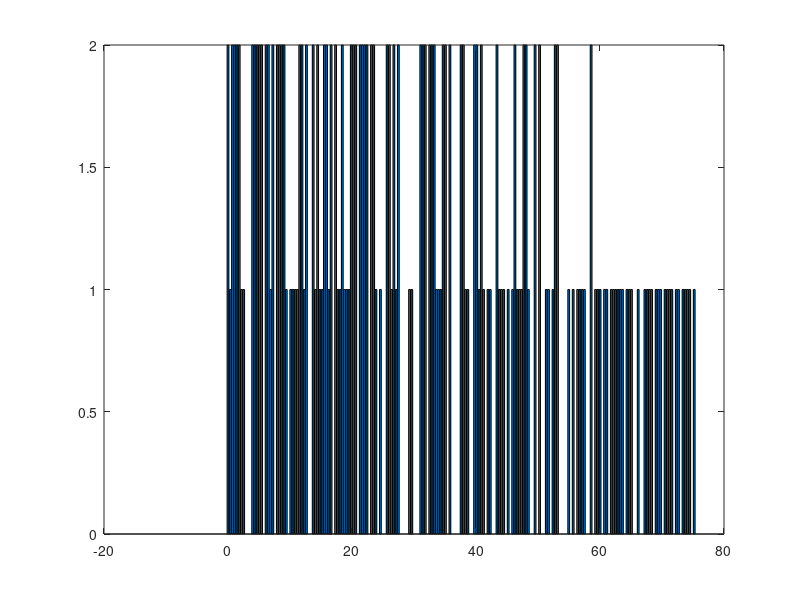
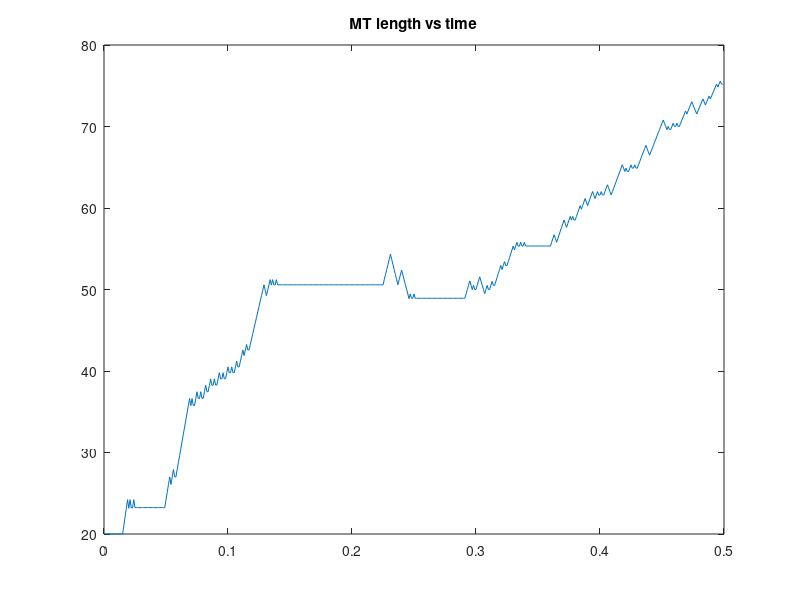
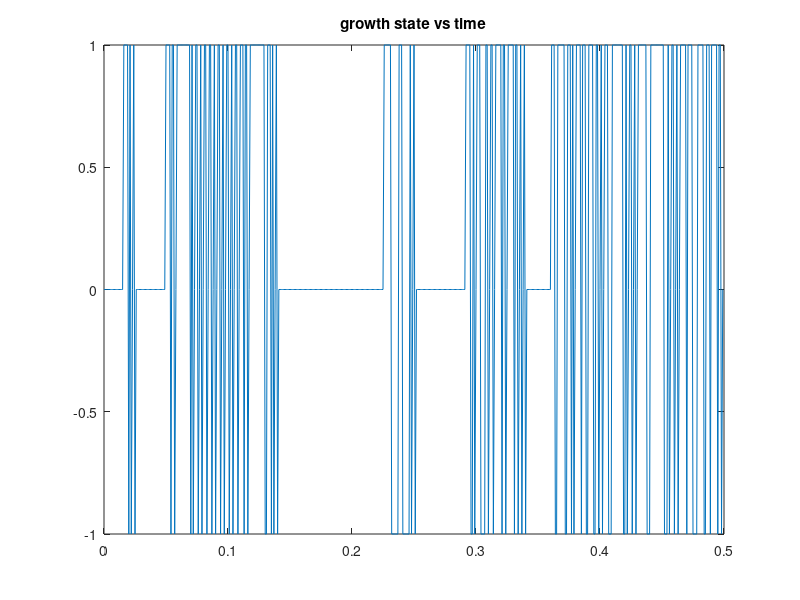
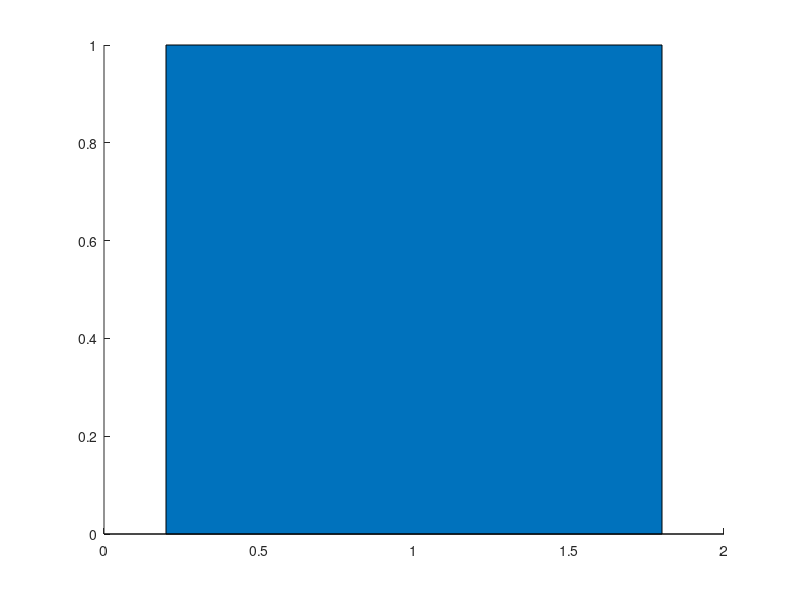

Recreate these plots in MATLAB, in order. (Note: this script raises an error after producing the figures.)
% Tau/mpa6 project coarse grain model
% Last updated: 12/11/23

clear

% Grid parameters
N=500; % Total number of time steps
M=20; % Number of spatial grid points
dt=0.001; % Time step (s)
L=20; % Domain length
dx=L/(M-1); % Grid spacing (conceptualize as 36nm corresponding to length occupied by tau or map6)

% Initialize variables. 
MTgrid=zeros(N,M); % time, distance, Values: 0=empty, 1=tau, 2=map6

t=0:dt:(N-1)*dt;
x=0:dx:L;



growthstate=0; % 0=static,-1=shrinking, 1=growth

MTlength=zeros(numel(t),3);
MTlength(:,1)=t;
MTlength(1,2)=L;
MTlength(1,3)=growthstate;

% Tunable parameters
T0=5.0; %base binding rate for tau
Toff=5.0; %undbinding rate for tau
M0=0.1; %base binding rate for map6
Moff=0.1; %unbinding rate for map6
alphaT=0.0; % cooperativity for tau
alphaM=0.0; %cooperativity for map6
%Tinit=0.5; % initial fraction of binding sites on labile MT segment with tau bound
%Minit=0.5; % initial fraction of binding sites on stable MT segment with map6 bound
fmp=500; % rescue frequency
fpm=300; % catastrophe frequency

if (T0+M0)*dt>1MT
    'on rates too high'
end


for j=1:N-1 %loop over time

 
    
    % enforce tau and map cooperativity
    taunext=0;
    mapnext=0;
    if(MTgrid(j,2)==1)
        taunext=taunext+1;
    elseif(MTgrid(j,2)==2)
        mapnext=mapnext+1;
    end

    Toffeff=Toff-alphaT*Toff*taunext;
    Moffeff=Moff-alphaM*Moff*mapnext;

    % Update occupancy for i=1

    if(MTgrid(j,1)==0) % site un-occupied
        if rand<T0*dt % chance for tau binding
            MTgrid(j+1,1)=1; 
        elseif T0*dt<rand<(T0+M0)*dt; % chance for map binding
            MTgrid(j+1,1)=2;
        else
            MTgrid(j+1,1)=0; % stays unoccupied
        end
    end

    if(MTgrid(j,1)==1)
        if rand<Toffeff*dt
            MTgrid(j+1,1)=0;
        else
            MTgrid(j+1,1)=1;
        end
    end

    if(MTgrid(j,1)==2)
        if rand<Moffeff*dt
            MTgrid(j+1,1)=0;
        else
            MTgrid(j+1,1)=2;
        end
    end


    for i=2:M-1 %loop over x

       % determine Ton based on next neigbor occupancy
       
       taunext=0;
       mapnext=0;
            
       if(MTgrid(j,i-1)==1)
           taunext=taunext+1;
       elseif(MTgrid(j,i-1)==2)
           mapnext=mapnext+1;
       end
      
       if(MTgrid(j,i+1)==1)
           taunext=taunext+1;
       elseif(MTgrid(j,i+1)==2)
           mapnext=mapnext+1;
       end

       %Ton=T0+alphaT*taunext;
       Toffeff=Toff-alphaT*Toff*taunext;
       Moffeff=Moff-alphaM*Moff*mapnext;
       %%%%%%

       % Update occupancy numbers
        
       if(MTgrid(j,i)==0) % site un-occupied
           if rand<T0*dt % chance for tau binding
               MTgrid(j+1,i)=1; 
           elseif T0*dt<rand<(T0+M0)*dt; % chance for map binding
               MTgrid(j+1,i)=2;
           else
               MTgrid(j+1,i)=0; % stays unoccupied
           end
       end

       if(MTgrid(j,i)==1)
           if rand<Toffeff*dt
               MTgrid(j+1,i)=0;
           else
               MTgrid(j+1,i)=1;
           end
       end

       if(MTgrid(j,i)==2)
           if rand<Moffeff*dt
               MTgrid(j+1,i)=0;
           else
               MTgrid(j+1,i)=2;
           end
       end

    end


    % Ton for i=M
    taunext=0;
    mapnext=0;
    if(MTgrid(j,M-1)==1)
        taunext=taunext+1;
    elseif(MTgrid(j,M-1)==2)
        mapnext=mapnext+1;
    end
    %Ton=T0+alphaT*taunext;
    Toffeff=Toff-alphaT*Toff*taunext;
    Moffeff=Moff-alphaM*Moff*mapnext;

    % Update occupancy for i=M

    if(MTgrid(j,M)==0) % site un-occupied
        if rand<T0*dt % chance for tau binding
            MTgrid(j+1,M)=1; 
        elseif T0*dt<rand<(T0+M0)*dt; % chance for map binding
            MTgrid(j+1,M)=2;
        else
            MTgrid(j+1,M)=0; % stays unoccupied
        end
    end

    if(MTgrid(j,M)==1)
        if rand<Toffeff*dt
            MTgrid(j+1,M)=0;
        else
            MTgrid(j+1,M)=1;
        end
    end

    if(MTgrid(j,M)==2)
        if rand<Moffeff*dt
            MTgrid(j+1,M)=0;
        else
            MTgrid(j+1,M)=2;
        end
    end

    % chance to grow

    if(sum(MTgrid(j,M-2:M))>0) % dynamic MTs when tau bound anywhere in last three sub-units
        
        % chance to change growth state
        if growthstate==0
            growthstate=1;
        elseif growthstate==-1
            if rand<fmp*dt
                growthstate=1;
            end
        elseif growthstate==1
            if rand<fpm*dt
                growthstate=-1;
            end
        end
        
        % enact growth or shrinking

        if growthstate==1 % growing
         
            M=M+1;
            L=L+dx;

            dx=L/(M-1); % Grid spacing (conceptualize as 36nm corresponding to length occupied by tau or map6)
            x=0:dx:L;

            x=0:dx:L;

            MTgrid=[MTgrid,zeros(N,1)];
            MTgrid(1:j,M)=-1; % -1 means 'location does not exist at this time'
            MTgrid(j+1,M)=1;

        elseif growthstate==-1 % shrinking
           % M=M-1;
            L=L-dx;
            %x=0:dx:L;

            MTgrid(j+1,1:M-1)=MTgrid(j,1:M-1);
            MTgrid(j+1,M)=-1; % location no longer exists
        end



        %MTgrid(j+1,:)=[MTgrid(j,:),1];
       % MTgrid(j+1,1:M-1)=MTgrid(j,1:M-1);
       % MTgrid(j+1,M)=1; % new site has tau
    else 
        growthstate=0; %static
    end

    MTlength(j+1,2)=L;
    MTlength(j+1,3)=growthstate;
end

figure
bar(x',MTgrid(N,:))

figure
plot(t',MTlength(:,2))
title('MT length vs time')

figure
plot(t',MTlength(:,3))
title('growth state vs time')

% Calculate binding fraction asymmetry
% defined as tau fraction, (tau/(tau+map6)), at plus end (final five
% positions) vs. tau fraction along the length

taufractip=sum(MTgrid(N,M-10:M)==1)/numel(MTgrid(N,M-10:M))
taufraclength=sum(MTgrid(N,1:M-11)==1)/numel(MTgrid(N,1:M-11))

tauplusendasym=taufractip/taufraclength

mapfractip=sum(MTgrid(N,M-10:M)==2)/numel(MTgrid(N,M-10:M))
mapfraclength=sum(MTgrid(N,1:M-11)==2)/numel(MTgrid(N,1:M-11))

mapplusendasym=mapfractip/mapfraclength

L


figure
fig = figure('units','inch','position',[10,10,15,4]);
for i=1:M
        if(MTgrid(N,i)==0) % nothing bound
            bar(i,1,FaceColor="#77AC30")
        elseif(MTgrid(N,i)==1) % tau bound
           bar(i,1,FaceColor="#7E2F8E")
        elseif(MTgrid(N,i)==2) % map6 bound
            bar(i,1,FaceColor="#0072BD")
        elseif(MTgrid(N,i)==-1) % no MT here
            bar(i,1,'w',EdgeColor='w')
        end
        hold on
 end


movie=1;
if movie ==1

% Initialize video
myVideo = VideoWriter('MT_tau_map6_121523'); %open video file (change file name to avoid overwriting)
myVideo.FrameRate = 10;  %can adjust this, 5 - 10 works well for me
open(myVideo)

figure
fig = figure('units','inch','position',[10,10,15,4]);
for j=1:N
    for i=1:M
        if(MTgrid(j,i)==0) % nothing bound
            bar(i,1,FaceColor="#77AC30")
        elseif(MTgrid(j,i)==1) % tau bound
           bar(i,1,FaceColor="#7E2F8E")
        elseif(MTgrid(j,i)==2) % map6 bound
            bar(i,1,FaceColor="#0072BD")
        elseif(MTgrid(j,i)==-1) % no MT here
            bar(i,1,'w',EdgeColor='w')
        end
        hold on
    end
    hold off
    pause(0.1)
    frame=getframe(gcf);
    writeVideo(myVideo,frame);
end
close(myVideo)
end

 